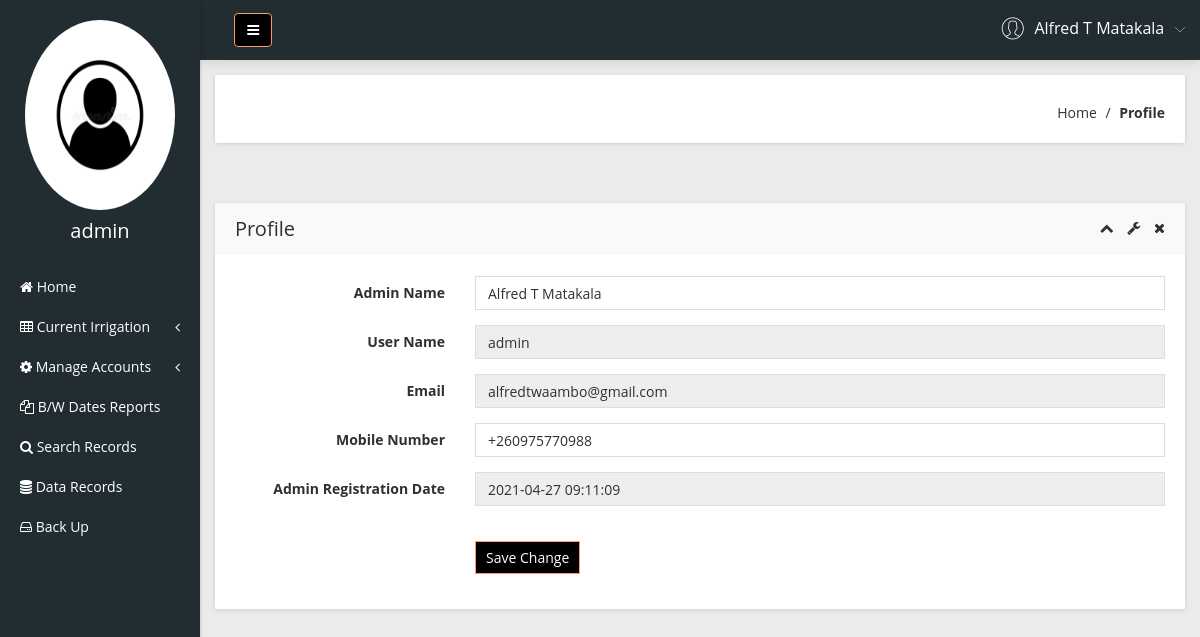
Page /Admin/profile.php (signed in) on the committed database.
### tables this page shows
CREATE TABLE `manager` (
  `ID` smallint(255) unsigned NOT NULL,
  `Admin_name` text NOT NULL,
  `Admin_username` text NOT NULL,
  `Admin_email` varchar(255) NOT NULL,
  `Phone_number` varchar(14) NOT NULL,
  `Password` varchar(255) NOT NULL,
  `Registration_date` datetime NOT NULL,
  PRIMARY KEY (`Admin_email`,`ID`)
);

### Admin/profile.php (the view, shortened to what this page needs)
<?php
include('includes/dbconnection.php');
if (strlen($_SESSION['smaid']==0)) {
  header('location:logout.php');
  } else{
  ?>
<!doctype html>
<html class="no-js" lang="en">
<head>
    <link rel="stylesheet" href="css/bootstrap.min.css">
    <link rel="stylesheet" href="css/font-awesome.min.css">
    <link rel="stylesheet" href="css/adminpro-custon-icon.css">
    <link rel="stylesheet" href="css/meanmenu.min.css">
    <link rel="stylesheet" href="css/jquery.mCustomScrollbar.min.css">
    <link rel="stylesheet" href="css/animate.css">
    <link rel="stylesheet" href="css/modals.css">
    <link rel="stylesheet" href="css/normalize.css">
    <link rel="stylesheet" href="css/form/all-type-forms.css">
    <link rel="stylesheet" href="style.css">
    <link rel="stylesheet" href="css/responsive.css">
</head>
<body class="materialdesign">
    <div class="wrapper-pro">
   <?php include_once('includes/sidebar.php');?>
        <?php include_once('includes/header.php');?>
            <div class="breadcome-area mg-b-30 small-dn">
                <div class="container-fluid">
                    <div class="row">
                        <div class="col-lg-12">
                            <div class="breadcome-list shadow-reset">
                                <div class="row">
                                    <div class="col-lg-12">
                                        <ul class="breadcome-menu">
                                            <li><a href="dashboard.php">Home</a> <span class="bread-slash">/</span>
                                            </li>
                                            <li><span class="bread-blod">Profile</span>
                                            </li>
                                        </ul>
                                    </div>
                                </div>
                            </div>
                        </div>
                    </div>
                </div>
            </div>
            <div class="basic-form-area mg-b-15">
                <div class="container-fluid">
                    <div class="row">
                        <div class="col-lg-12">
                            <div class="sparkline12-list shadow-reset mg-t-30">
                                <div class="sparkline12-hd">
                                    <div class="main-sparkline12-hd">
                                        <h1>Profile</h1>
                                        <div class="sparkline12-outline-icon">
                                            <span class="sparkline12-collapse-link"><i class="fa fa-chevron-up"></i></span>
                                            <span><i class="fa fa-wrench"></i></span>
                                            <span class="sparkline12-collapse-close"><i class="fa fa-times"></i></span>
                                        </div>
                                    </div>
                                </div>
                                <div class="sparkline12-graph">
                                    <div class="basic-login-form-ad">
                                        <div class="row">
                                            <div class="col-lg-12">
                                                <div class="all-form-element-inner">
                                                    <form method="post">
                                                       <?php
                                                        $sql="SELECT * from  manager where ID = '$aid'";
                                                       $query = $Conn ->query($sql);
                                                       $cnt=1;
                                                       if($query->num_rows > 0){
                                                         $row=$query->fetch_assoc();
?>
                                                        <div class="form-group-inner">
                                                            <div class="row">
                                                                <div class="col-lg-3">
                                                                    <label class="login2 pull-right pull-right-pro">Admin Name</label>
                                                                </div>
                                                                <div class="col-lg-9">
                                                                     <input type="text" class="form-control" name="adminname" value="<?php  echo $row['Admin_name'];?>" required='true'>
                                                                </div>
                                                            </div>
                                                        </div>
                                                        <div class="form-group-inner">
                                                            <div class="row">
                                                                <div class="col-lg-3">
                                                                    <label class="login2 pull-right pull-right-pro">User Name</label>
                                                                </div>
                                                                <div class="col-lg-9">
                                                                     <input type="text" class="form-control" name="username" value="<?php  echo $row['Admin_username'];?>" readonly="true">
                                                                </div>
                                                            </div>
                                                        </div>
                                                         <div class="form-group-inner">
                                                            <div class="row">
                                                                <div class="col-lg-3">
                                                                    <label class="login2 pull-right pull-right-pro">Email</label>
                                                                </div>
                                                                <div class="col-lg-9">
                                                                     <input type="email" class="form-control" name="email" value="<?php  echo $row['Admin_email'];?>" required='true' readonly="true">
                                                                </div>
                                                            </div>
                                                        </div>
                                                        <div class="form-group-inner">
                                                            <div class="row">
                                                                <div class="col-lg-3">
                                                                    <label class="login2 pull-right pull-right-pro">Mobile Number</label>
                                                                </div>
                                                                <div class="col-lg-9">
                                                                    <input type="text" class="form-control" name="mobilenumber" value="<?php  echo $row['Phone_number'];?>" required='true' maxlength='10'>
                                                                </div>
                                                            </div>
                                                        </div>
                                                        <div class="form-group-inner">
                                                            <div class="row">
                                                                <div class="col-lg-3">
                                                                    <label class="login2 pull-right pull-right-pro">Admin Registration Date</label>
                                                                </div>
                                                                <div class="col-lg-9">
                                                                   <input type="text" class="form-control" id="email2" name="" value="<?php  echo $row['Registration_date'];?>" readonly="true">
                                                                </div>
                                                            </div>
                                                        </div>
                                                    <?php $cnt=$cnt+1;} ?>
                                                        <div class="form-group-inner">
                                                            <div class="login-btn-inner">
                                                                <div class="row">
                                                                    <div class="col-lg-3"></div>
                                                                    <div class="col-lg-9">
                                                                        <div class="login-horizental cancel-wp pull-left">
                                                                            <button class="btn btn-sm btn-primary login-submit-cs" type="submit" name="submit" style="background:black">Save Change</button>
                                                                        </div>
                                                                    </div>
                                                                </div>
                                                            </div>
                                                        </div>
                                                    </form>
                                                </div>
                                            </div>
                                        </div>
                                    </div>
                                </div>
                            </div>
                        </div>
                    </div>
                </div>
            </div>
        </div>
    </div>
</body>
</html><?php }  ?>

### Admin/includes/sidebar.php (shortened to what this page needs)
<?php
   include('includes/dbconnection.php');
   if (strlen($_SESSION['smaid'] == 0)) {
       header('location:logout.php');
   } else {
   ?>
    <div class="left-sidebar-pro" style="color:white">
        <nav id="sidebar">
            <div class="sidebar-header" style="color:white">
                <a href="profile.php"><img src="img/avatar.jpg" style="height:190px; width: 150px" alt="" />
                </a>
                <?php
                   $aid = $_SESSION['smaid'];
                   $sql = "SELECT Admin_username, Admin_email from  manager where ID='$aid'";
                   $query = $Conn->query($sql);
                   if ($query->num_rows > 0) {
                       $row = $query->fetch_assoc();              ?>
                    <h3> <?php echo $row['Admin_username']; ?></h3>
                <?php $cnt = $cnt + 1;
                   } ?>
            </div>
            <div class="left-custom-menu-adp-wrap" style="background-color: #222d32">
                <ul class="nav navbar-nav left-sidebar-menu-pro">
                    <li class="nav-item">
                        <a href="dashboard.php" role="button" aria-expanded="false"><i class="fa big-icon fa-home"></i> <span class="mini-dn">Home</span> </a>
                    </li>
                    <li class="nav-item"><a href="#" data-toggle="dropdown" role="button" aria-expanded="false" class="nav-link dropdown-toggle"><i class="fa big-icon fa-table"></i> <span class="mini-dn">Current Irrigation</span> <span class="indicator-right-menu mini-dn"><i class="fa indicator-mn fa-angle-left"></i></span></a>
                    </li>
                    <li class="nav-item"><a href="#" data-toggle="dropdown" role="button" aria-expanded="false" class="nav-link dropdown-toggle"><i class="fa fa-cog"></i> <span class="mini-dn">Manage Accounts</span> <span class="indicator-right-menu mini-dn"><i class="fa indicator-mn fa-angle-left"></i></span></a>
                    </li>
                    <li class="nav-item">
                        <a href="between-dates.php" role="button" aria-expanded="false"><i class="fa big-icon fa-files-o"> </i> <span class="mini-dn"> B/W Dates Reports</span> </a>
                    </li>
                    <li class="nav-item">
                        <a href="search.php" role="button" aria-expanded="false"><i class="fa fa-search"></i> <span class="mini-dn">Search Records</span> </a>
                    </li>
                    <li class="nav-item">
                        <a href="records.php" role="button" aria-expanded="false"><i class="fa fa-database" aria-hidden="true"></i> <span class="mini-dn">Data Records</span> </a>
                    </li>
                    <li class="nav-item">
                        <a href="backup.php" role="button" aria-expanded="false"><i class="fa fa-hdd-o" aria-hidden="true"></i> <span class="mini-dn">Back Up</span> </a>
                    </li>
                </ul>
            </div>
        </nav>
    </div>
<?php }  ?>

### Admin/includes/header.php (shortened to what this page needs)
      <?php
include('includes/dbconnection.php');
if (strlen($_SESSION['smaid']==0)) {
  header('location:logout.php');
  } else{
  ?>
 <div class="content-inner-all">
            <div class="header-top-area" >
                <div class="fixed-header-top" style="margin-left:1.6%;">
                    <div class="container-fluid">
                        <div class="row" style="background-color: #222d32;">
                            <div class="col-lg-1 col-md-6 col-sm-6 col-xs-12">
                                <button type="button" id="sidebarCollapse" class="btn bar-button-pro header-drl-controller-btn btn-info navbar-btn"  style="background:black">
                                    <i class="fa fa-bars"></i>
                                </button>
                            </div>
                            <div class="col-lg-5 col-md-5 col-sm-6 col-xs-12 ">
                                <div class="header-right-info">
                                    <ul class="nav navbar-nav mai-top-nav header-right-menu">
                                        <li class="nav-item">
                                            <a href="#" data-toggle="dropdown" role="button" aria-expanded="false" class="nav-link dropdown-toggle">
                                                <?php
$aid=$_SESSION['smaid'];
$sql="SELECT Admin_name from  manager where ID='$aid'";
$query = $Conn -> query($sql);
$cnt=1;
if($query->num_rows > 0)
{
    $row = $query->fetch_assoc();
              ?>
                                                <span class="adminpro-icon adminpro-user-rounded header-riht-inf"></span>
                                                <span class="admin-name"><?php  echo $row['Admin_name'];?></span>
                                                <span class="author-project-icon adminpro-icon adminpro-down-arrow"></span><?php $cnt=$cnt+1;} ?>
                                            </a>
                                        </li>
                                    </ul>
                                </div>
                            </div>
                        </div>
                    </div>
                </div>
            </div><?php }  ?>

### rows in the picture
manager: Admin_username "admin", Admin_name "Alfred T Matakala", adminname "Alfred T Matakala", username "admin", email "alfredtwaambo@gmail.com", mobilenumber "+260975770988", Registration_date "2021-04-27 09:11:09"
